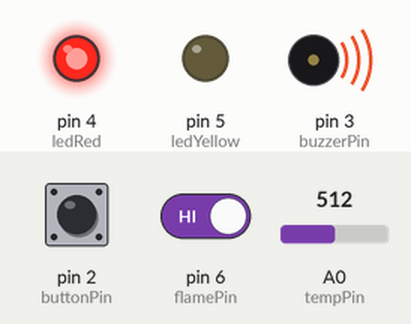
Simulated run of this sketch. Board: Arduino Uno, built with avr-gcc and run on an emulated ATmega328P. On the bench: output pins drawn as LEDs (lit = HIGH), buzzer (waves = sounding). The test bench sets the inputs (shaded band); at power-on: pin 2 (buttonPin) HIGH, pin 6 (flamePin) HIGH, A0 (tempPin) = 512. EEPROM starts erased; what the sketch prints to the serial monitor is not drawn.

Above: at 0.5 s.
At 3.5 s:
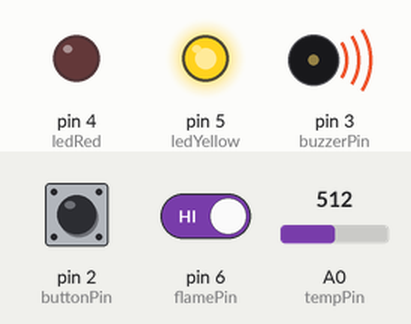
Timing chart, 0 to 4.6 s (numbered marks = the images above):
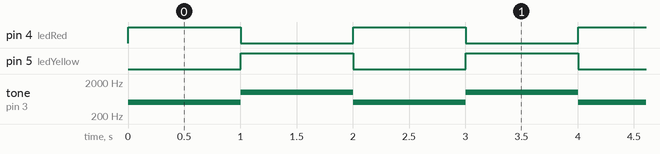

Measured:
- by itself, pin 4 (ledRed), pin 5 (ledYellow): alternates HIGH for 1.0 s and LOW for 1.0 s
- by itself, tone on pin 3 (buzzerPin): alternates 1000 Hz for 1.0 s and 500 Hz for 1.0 s

The sketch:

arduino_code.ino
```cpp
#include <TimerOne.h>
#include <EEPROM.h>


int buttonPin = 2;
int buzzerPin = 3;
int ledRed = 4;
int tempPin = A0;
int flamePin = 6;
int ledYellow = 5;

bool toneChange = false;
bool Flame_detected = false;

void setup()
{
  Serial.begin(9600);
  //EEPROM.write(0, 1); //to write first time to eeprom

  Serial.print(EEPROM.read(0));

  pinMode(buzzerPin, OUTPUT);

  pinMode(flamePin, INPUT_PULLUP);
  pinMode(ledYellow, OUTPUT);
  pinMode(ledRed, OUTPUT);
  pinMode(buttonPin, INPUT_PULLUP);

  Timer1.initialize(1000000);
  Timer1.attachInterrupt(changeTone);

  attachInterrupt(digitalPinToInterrupt(buttonPin), turnOff, FALLING ); // trigger when button pressed, but not when released.

}
void loop()
{
  float voltage, degreesC;
  voltage = getVoltage(tempPin);
  degreesC = (voltage - 0.5) * 100.0;
  //Serial.println(degreesC);

  if (Flame_detected == false && (digitalRead(flamePin) == 0 || degreesC > 30)) {
    int val = EEPROM.read(0);
    val++;
    Serial.print(val);
    EEPROM.write(0, val);
    Flame_detected = true;
  }

  if (Flame_detected) {
    if (toneChange) {
      tone(buzzerPin, 1000);
      digitalWrite(ledYellow, HIGH);
      digitalWrite(ledRed, LOW);
    } else {
      tone(buzzerPin, 500);
      digitalWrite(ledYellow, LOW);
      digitalWrite(ledRed, HIGH);
    }

  } else {
    noTone(buzzerPin);
    digitalWrite(ledYellow, LOW);
    digitalWrite(ledRed, LOW);
  }

  delay(100);

}

float getVoltage(int pin) {
  return (analogRead(pin) * 0.004882814);
}

void changeTone() {
  toneChange = !toneChange;
}

void turnOff() {
  Flame_detected = false;
}
```
